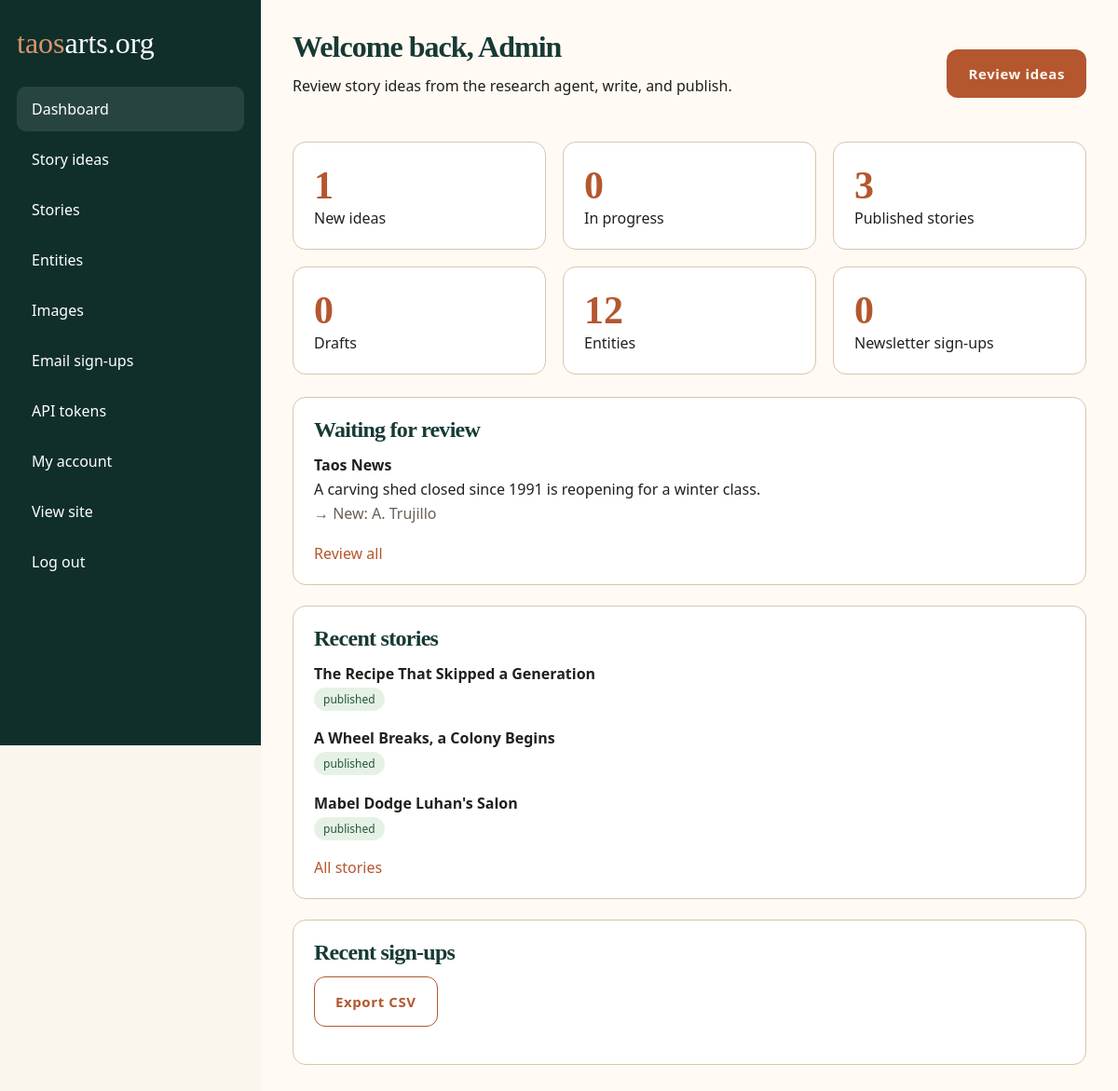
/admin/index.php (signed in), run on the app's committed database.
### tables this page shows
CREATE TABLE story_ideas (
  id INT UNSIGNED AUTO_INCREMENT PRIMARY KEY,
  batch_id VARCHAR(100),
  spark_url VARCHAR(1000),
  spark_source VARCHAR(255),
  spark_snippet TEXT,
  detected_via VARCHAR(100),
  matched_entity_id INT UNSIGNED,
  proposed_new_entity JSON,
  connection_note TEXT,
   
   
   
   
  draft_markdown LONGTEXT,
  suggested_images JSON,
  suggested_links JSON,
  status ENUM('new','culled','writing','published','rejected') DEFAULT 'new',
  created_at DATETIME DEFAULT CURRENT_TIMESTAMP,
  updated_at DATETIME DEFAULT CURRENT_TIMESTAMP ON UPDATE CURRENT_TIMESTAMP,
  FOREIGN KEY (matched_entity_id) REFERENCES entities(id) ON DELETE SET NULL,
  INDEX (status),
  INDEX (batch_id)
);

CREATE TABLE stories (
  id INT UNSIGNED AUTO_INCREMENT PRIMARY KEY,
  story_idea_id INT UNSIGNED,
  title VARCHAR(255) NOT NULL,
  dek VARCHAR(500),
  slug VARCHAR(255) NOT NULL UNIQUE,
  body_markdown LONGTEXT NOT NULL,
  spark_url VARCHAR(1000),
  spark_source VARCHAR(255),
   
   
   
   
  coverage_year YEAR NULL,
   
   
   
   
  primary_entity_id INT UNSIGNED,
  status ENUM('draft','published') DEFAULT 'draft',
  published_at DATETIME,
  created_at DATETIME DEFAULT CURRENT_TIMESTAMP,
  updated_at DATETIME DEFAULT CURRENT_TIMESTAMP ON UPDATE CURRENT_TIMESTAMP,
  FOREIGN KEY (story_idea_id) REFERENCES story_ideas(id) ON DELETE SET NULL,
  FOREIGN KEY (primary_entity_id) REFERENCES entities(id) ON DELETE SET NULL,
  INDEX (status),
  INDEX (published_at)
);

### includes/functions.php (called while the page is built, shortened)
<?php
function h($value): string { return htmlspecialchars((string)$value, ENT_QUOTES, 'UTF-8'); }
    ?>

### admin/index.php (the view, shortened to what this page needs)
<?php $title='Dashboard'; $active='dashboard'; require_once __DIR__ . '/_layout.php';
$pdo=db();
$counts=[
 'new_ideas'=>$pdo->query("SELECT COUNT(*) c FROM story_ideas WHERE status='new'")->fetch()['c'],
 'writing'=>$pdo->query("SELECT COUNT(*) c FROM story_ideas WHERE status='writing'")->fetch()['c'],
 'published'=>$pdo->query("SELECT COUNT(*) c FROM stories WHERE status='published'")->fetch()['c'],
 'drafts'=>$pdo->query("SELECT COUNT(*) c FROM stories WHERE status='draft'")->fetch()['c'],
 'entities'=>$pdo->query('SELECT COUNT(*) c FROM entities')->fetch()['c'],
 'emails'=>$pdo->query('SELECT COUNT(*) c FROM newsletter_signups')->fetch()['c'],
];
$ideas=$pdo->query("SELECT si.*, e.name AS matched_entity_name FROM story_ideas si LEFT JOIN entities e ON e.id=si.matched_entity_id WHERE si.status='new' ORDER BY si.created_at DESC LIMIT 5")->fetchAll();
$stories=$pdo->query('SELECT * FROM stories ORDER BY created_at DESC LIMIT 5')->fetchAll();
?>
<div class="topbar"><div><h1>Welcome back, Admin</h1><p>Review story ideas from the research agent, write, and publish.</p></div><a class="btn" href="ideas.php">Review ideas</a></div>
<div class="stats"><div class="stat"><strong><?=$counts['new_ideas']?></strong><br>New ideas</div><div class="stat"><strong><?=$counts['writing']?></strong><br>In progress</div><div class="stat"><strong><?=$counts['published']?></strong><br>Published stories</div><div class="stat"><strong><?=$counts['drafts']?></strong><br>Drafts</div><div class="stat"><strong><?=$counts['entities']?></strong><br>Entities</div><div class="stat"><strong><?=$counts['emails']?></strong><br>Newsletter sign-ups</div></div>
<div class="grid cards">
  <section class="panel">
    <h2>Waiting for review</h2>
    <?php foreach($ideas as $i): $proposed = json_decode($i['proposed_new_entity'] ?: 'null', true); ?><p><b><?=h($i['spark_source'])?></b><br><?=h(mb_strimwidth($i['spark_snippet'] ?? '', 0, 80, '…'))?><br><span style="color:#685f54">→ <?= $i['matched_entity_name'] ? h($i['matched_entity_name']) : ($proposed ? 'New: ' . h($proposed['name'] ?? '?') : 'unmatched') ?></span></p><?php endforeach; ?>
    <a href="ideas.php">Review all</a>
  </section>
  <section class="panel">
    <h2>Recent stories</h2>
    <?php foreach($stories as $s): ?><p><b><?=h($s['title'])?></b><br><span class="pill"><?=h($s['status'])?></span></p><?php endforeach; ?>
    <a href="stories.php">All stories</a>
  </section>
  <section class="panel">
    <h2>Recent sign-ups</h2>
    <p><a class="btn alt" href="emails_export.php">Export CSV</a></p>
  </section>
</div>
<?php require __DIR__ . '/_footer.php'; ?>

### assets/css/style.css (style rules this page uses)
:root { --ink:#173a35; --deep:#102f2b; --clay:#b4572f; --clay-dark:#8f401d; --sand:#efe3cf; --paper:#fbf6ed; --paper-strong:#fffdf8; --line:#d8c6ad; --line-soft:#e7dccd; --muted:#685f54; --sage:#82907f; --shadow:0 18px 50px rgba(28,24,19,.08); --shadow-soft:0 10px 26px rgba(28,24,19,.05); }
* { box-sizing:border-box }
html { scroll-behavior:smooth }
body { margin:0; font-family:"Avenir Next","Gill Sans","Segoe UI",sans-serif; background: radial-gradient(circle at top left, rgba(194,150,94,.10), transparent 34%), radial-gradient(circle at right 20%, rgba(76,132,122,.08), transparent 28%), var(--paper); color:#20201d; overflow-x:hidden; }
h1,h2,h3 { margin:0 0 14px; font-family:"Iowan Old Style","Palatino Linotype","Book Antiqua","Baskerville","Times New Roman",serif; color:var(--ink); line-height:1; letter-spacing:-.03em; }
p { margin:0 0 18px;line-height:1.62 }
a { color:var(--clay);text-decoration:none }
.btn { display:inline-flex; align-items:center; justify-content:center; min-height:52px; padding:14px 22px; border-radius:12px; border:1px solid transparent; background:var(--clay); color:#fff8f2; font-size:15px; font-weight:700; letter-spacing:.04em; cursor:pointer; transition:transform .18s ease, background .18s ease, border-color .18s ease; }
.btn.alt { background:transparent; color:var(--clay); border-color:var(--clay); }
.topbar { display:flex; justify-content:space-between; align-items:center; gap:18px; margin-bottom:28px; }
.stats { display:grid; grid-template-columns:repeat(auto-fit,minmax(200px,1fr)); gap:18px; margin-bottom:24px; }
.stat { background:white; border:1px solid var(--line); border-radius:14px; padding:22px; }
.stat strong { font-family:"Iowan Old Style","Palatino Linotype","Book Antiqua","Baskerville","Times New Roman",serif; font-size:42px; color:var(--clay); }
.panel { background:white; border:1px solid var(--line); border-radius:14px; padding:22px; margin-bottom:22px; }
.pill { padding:4px 10px; border-radius:99px; background:#e6f1e5; color:#24563d; font-size:12px; }

### data on the page
story_ideas: spark_source "Taos News", spark_snippet "A carving shed closed since 1991 is reopening for a winter class.", proposed_new_entity "A. Trujillo"
stories: title "The Recipe That Skipped a Generation", status "published"
stories: title "A Wheel Breaks, a Colony Begins", status "published"
stories: title "Mabel Dodge Luhan's Salon", status "published"

### other printed values
$counts['new_ideas'] "1"
$counts['writing'] "0"
$counts['published'] "3"
$counts['drafts'] "0"
$counts['entities'] "12"
$counts['emails'] "0"
